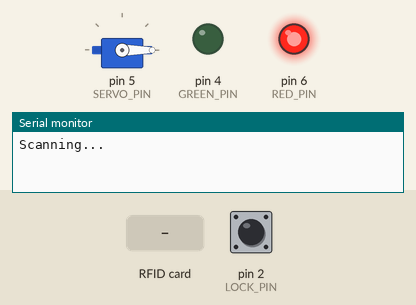
A sketch run on a simulated Arduino Uno, built with avr-gcc and run on an emulated ATmega328P. Parts: servo, output pins drawn as LEDs (lit = HIGH), the last lines printed to the serial monitor. The test bench sets the inputs (shaded band); at power-on: pin 2 (LOCK_PIN) HIGH. Not simulated (calls return 0 or success): Secrets.h; pins used as bus, display or sensor lines are not drawn.

Above: at 1.2 s.
1.3 s: RFID card 5E 7A 19 C4 held to the reader
At 2.3 s:
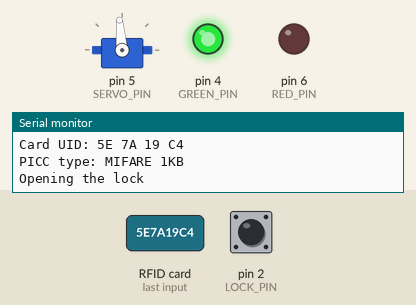
2.8 s: pin 2 (LOCK_PIN) pulled LOW for 0.15 s
At 4.3 s:
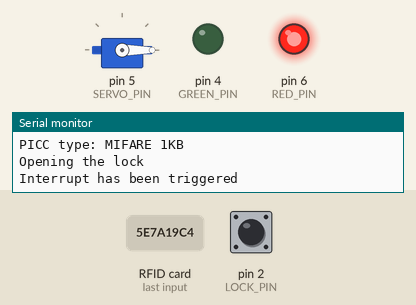
Timing chart, 0 to 5.8 s (numbered marks = the images above; inputs shaded):
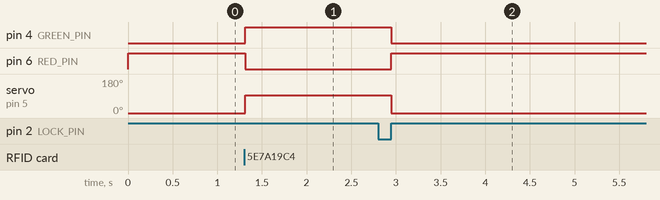

Measured:
- after the input at 1.3 s, pin 4 (GREEN_PIN): LOW → HIGH at once; pin 6 (RED_PIN): HIGH → LOW at once; servo on pin 5 (SERVO_PIN): 0° → 95° at once
- after the input at 2.8 s, pin 4 (GREEN_PIN): HIGH → LOW after 0.15 s; pin 6 (RED_PIN): LOW → HIGH after 0.15 s; servo on pin 5 (SERVO_PIN): 95° → 0° after 0.15 s

The sketch:

rfidDoorLock.ino
```cpp
#include <MFRC522.h>
#include <SPI.h>
#include <Servo.h>
#include "Secrets.h"

#define RST_PIN 9
#define SS_PIN 10

#define GREEN_PIN 4
#define RED_PIN 6

#define LOCK_PIN 2

#define SERVO_PIN 5

bool accessGranted=false;

/* Create an instance of MFRC522 */
MFRC522 mfrc522(SS_PIN, RST_PIN);
MFRC522::StatusCode status;
MFRC522::MIFARE_Key keyA;
MFRC522::MIFARE_Key keyB;
int blockNum=19;

Servo servo;
#define OPEN_VAL 95
#define CLOSE_VAL 0

void setup(){
  pinMode(GREEN_PIN,OUTPUT);
  pinMode(RED_PIN,OUTPUT);

  pinMode(LOCK_PIN,INPUT_PULLUP);
  attachInterrupt(digitalPinToInterrupt(LOCK_PIN), closeDoor, CHANGE);

  digitalWrite(RED_PIN,HIGH);
  digitalWrite(GREEN_PIN,LOW);

  servo.attach(SERVO_PIN);
  servo.write(CLOSE_VAL);

  Serial.begin(115200);
  SPI.begin();
  mfrc522.PCD_Init();
  Serial.println("Scanning...");
}

void loop(){


  /* Prepare the ksy for authentication */
  /* All keys are set to FFFFFFFFFFFFh at chip delivery from the factory */
  byte def[]={0xFF,0xFF,0xFF,0xFF,0xFF,0xFF};
  for (byte i = 0; i < 6; i++){
    keyA.keyByte[i] = def[i];
  }
  byte defB[]={0x01,0x01,0,0,0,0};
  for(byte i=0;i<6;i++){
    keyB.keyByte[i]=defB[i];
  }

  /* Reset the loop if no new card is present on RC522 Reader */
  if ( ! mfrc522.PICC_IsNewCardPresent()){
    return;
  }


  /* Select one of the cards */
  if ( ! mfrc522.PICC_ReadCardSerial()){
    Serial.println("READ CARD SERIAL");
    return;
  }

  Serial.print("\n");
  Serial.println("**Card Detected**");
  /* Print UID of the Card */
  Serial.print(F("Card UID:"));
  for (byte i = 0; i < mfrc522.uid.size; i++)
  {
    Serial.print(mfrc522.uid.uidByte[i] < 0x10 ? " 0" : " ");
    Serial.print(mfrc522.uid.uidByte[i], HEX);
  }
  Serial.print("\n");
  /* Print type of card (for example, MIFARE 1K) */
  Serial.print(F("PICC type: "));
  MFRC522::PICC_Type piccType = mfrc522.PICC_GetType(mfrc522.uid.sak);
  Serial.println(mfrc522.PICC_GetTypeName(piccType));

  /* Authenticating the desired data block for write access using Key A */
  status = mfrc522.PCD_Authenticate(MFRC522::PICC_CMD_MF_AUTH_KEY_A, blockNum, &keyA, &(mfrc522.uid));
  if (status != MFRC522::STATUS_OK)
  {
    Serial.print("Authentication failed for Write A: ");
    Serial.println(mfrc522.GetStatusCodeName(status));
    return;
  }
  else
  {
    status = mfrc522.PCD_Authenticate(MFRC522::PICC_CMD_MF_AUTH_KEY_B, blockNum, &keyB, &(mfrc522.uid));
    if (status != MFRC522::STATUS_OK)
    {
      Serial.print("Authentication failed for Write B: ");
      Serial.println(mfrc522.GetStatusCodeName(status));
      return;
    }
    else{
      Serial.println("Opening the lock");
      servo.write(OPEN_VAL);
      digitalWrite(GREEN_PIN,HIGH);
      digitalWrite(RED_PIN,LOW);
      accessGranted=true;
    }
  }
  mfrc522.PICC_HaltA(); // Halt PICC
  mfrc522.PCD_StopCrypto1();  // Stop encryption on PCD
}

void closeDoor(){
  if(accessGranted==true){
    accessGranted=false;
    return;
  }
  digitalWrite(RED_PIN,HIGH);
  digitalWrite(GREEN_PIN,LOW);
  servo.write(CLOSE_VAL);
  delay(1000);
  Serial.println("Interrupt has been triggered");
}
```
